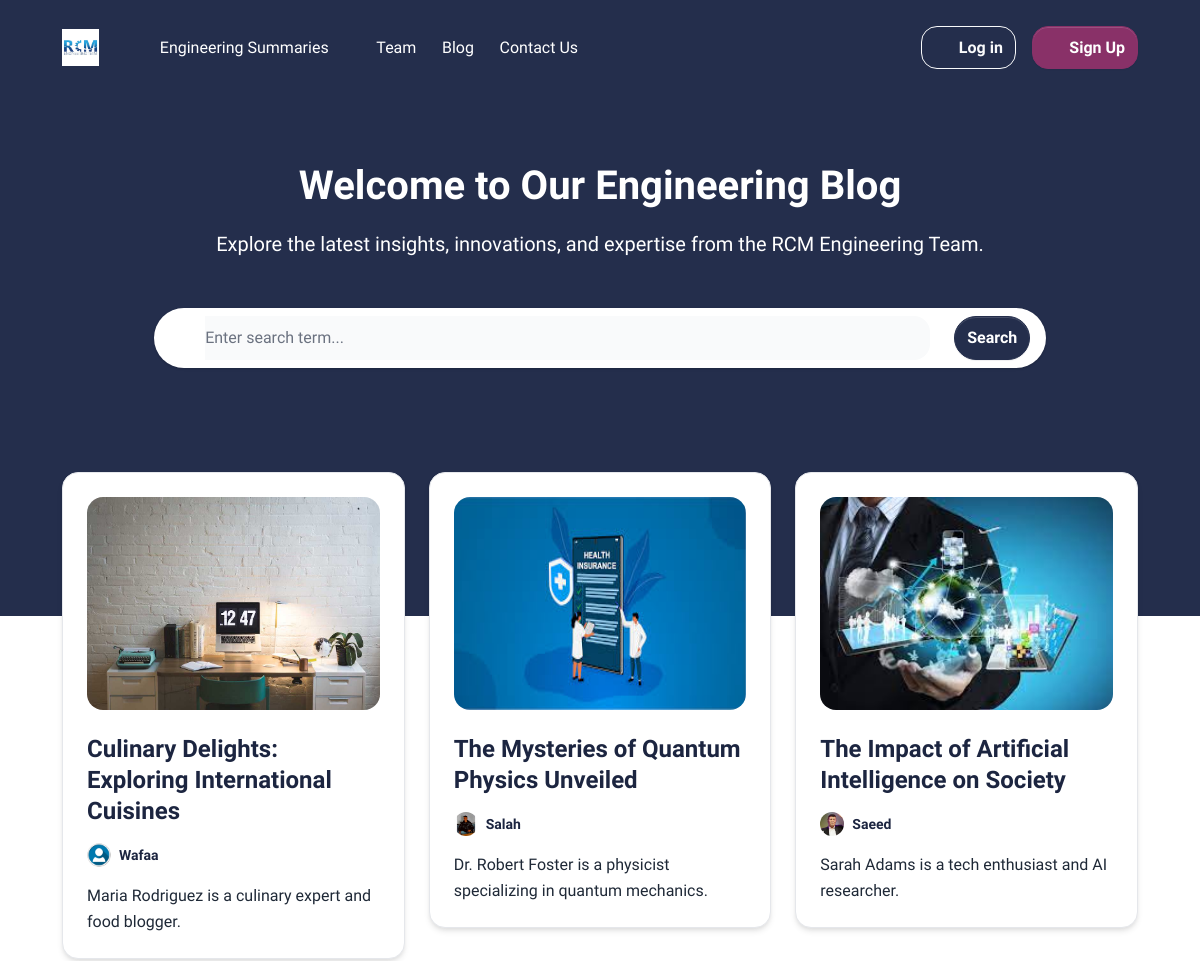
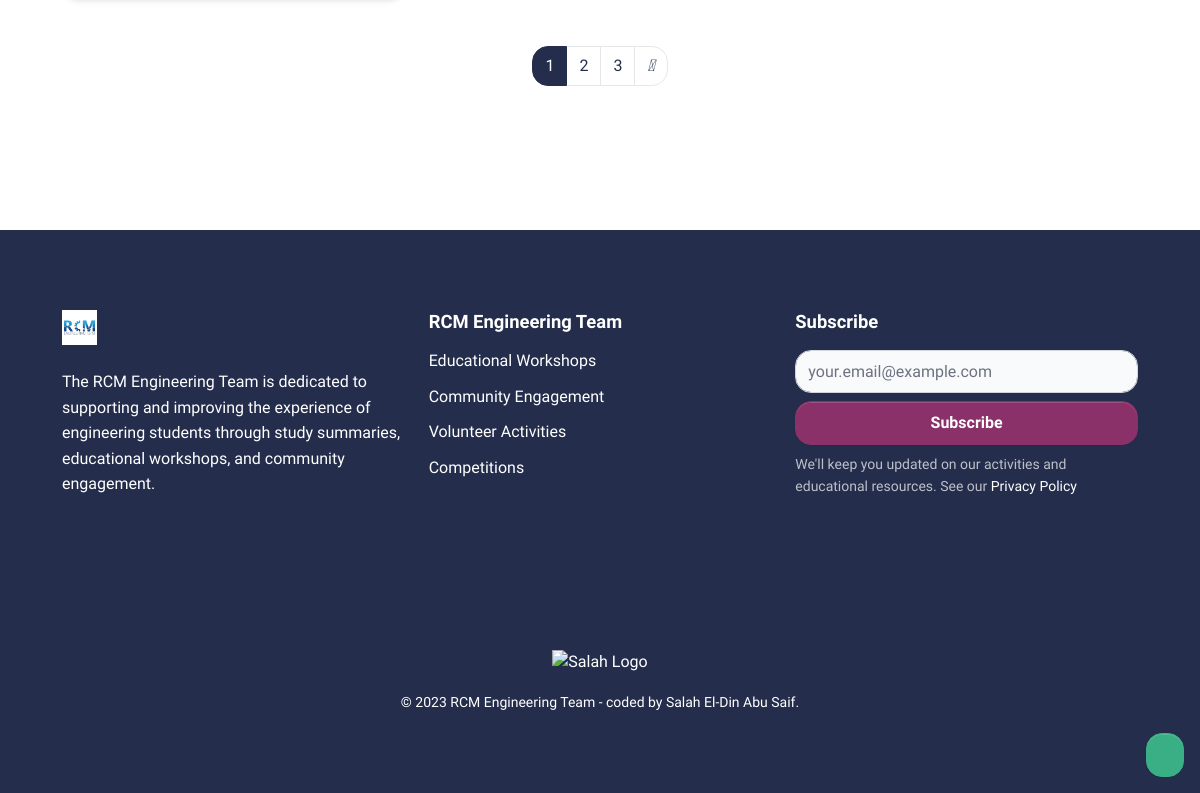
Screenshot of /blog/ with the database file from the repository (2 pictures, top to bottom).
### blog/models.py (models this page shows, shortened)
class Post(models.Model):
    author = models.ForeignKey(User, on_delete=models.CASCADE)
    title = models.CharField(max_length=200)
    category = models.ForeignKey(Category, on_delete=models.CASCADE)
    content = models.TextField()
    bio = models.TextField(blank=True , max_length=300 )
    image = models.ImageField(upload_to = 'BackgroundPost/')
    publish_date = models.DateTimeField(blank=True, null=True)
    created_at = models.DateTimeField(auto_now_add=True)
    updated_at = models.DateTimeField(auto_now=True)

### authentication/models.py (models this page shows, shortened)
class Profile(models.Model):
    GENDER_MALE = 1
    GENDER_FEMALE = 2
    GENDER_CHOICES = [
        (GENDER_MALE, _("Male")),
        (GENDER_FEMALE, _("Female")),
    ]
    user = models.OneToOneField(User, related_name="profile", on_delete=models.CASCADE)
    avatar = models.ImageField(upload_to="customers/profiles/avatars/", null=True, blank=True)
    birthday = models.DateField(null=True, blank=True)
    gender = models.PositiveSmallIntegerField(choices=GENDER_CHOICES, null=True, blank=True)
    phone = models.CharField(max_length=32, null=True, blank=True)
    address = models.CharField(max_length=255, null=True, blank=True)
    university_name = models.CharField(max_length=255, null=True, blank=True)
    university_major_name = models.CharField(max_length=255, null=True, blank=True)
    bio = models.TextField(max_length=5000, null=True)
    created_at = models.DateTimeField(auto_now_add=True)
    updated_at = models.DateTimeField(auto_now=True)
    class Meta:
        verbose_name = _('Profile')
        verbose_name_plural = _('Profiles')
    @property
    def get_avatar(self):
        return self.avatar.url if self.avatar else static('img/user.png')

### blog/views.py (the view)
# urls.py: path('', views.post_list, name='post_list'),
def post_list(request):
    posts = Post.objects.all().order_by('-publish_date')
    categories = Category.objects.all()
    query = request.GET.get("q")
    if query:
        posts = posts.filter(
            Q(title__icontains=query) |
            Q(content__icontains=query) |
            Q(author__username__icontains=query)
        ).distinct()
    recent_posts = Post.objects.order_by('-created_at')[:4]
    paginator = Paginator(posts, 3)
    page_number = request.GET.get('page')
    page_obj = paginator.get_page(page_number)
    categories = [post.category for post in posts]
    category_counts = dict(Counter(categories))
    context = {
        'postss': page_obj,
        'recent_posts': recent_posts,
        'categories': categories,
        'category_counts': category_counts
        }
    return render(request, 'blog/post_list.html', context)

### templates/blog/post_list.html (shortened to what this page needs)
{% extends 'base.html' %}
{% load static %}
{% block content %}
    {% include 'includes/header.html' %}
    <main>
        <section class="section-header bg-primary pb-9 pb-lg-10 text-white">
            <div class="container">
                <div class="row justify-content-center">
                    <div class="col-12 col-md-10 text-center">
                        <h1 class="mb-3">
                            Welcome to Our Engineering Blog
                        </h1>
                        <p class="lead px-lg-5 mb-5">
                            Explore the latest insights, innovations, and expertise from the RCM Engineering Team.
                        </p>
                        <form method="GET" action="{% url 'search_posts' %}">
                            <div class="form-group bg-white shadow-soft rounded-pill mb-4 px-3 py-2">
                                <div class="row align-items-center">
                                    <div class="col">
                                        <div class="input-group input-group-merge shadow-none">
                                            <div class="input-group-text bg-transparent border-0">
                                                <span class="fas fa-search"></span>
                                            </div>
                                            <input type="text" name="q" class="form-control border-0 form-control-flush shadow-none pb-2" placeholder="Enter search term..."  maxlength="125" required>
                                        </div>
                                    </div>
                                    <div class="col-auto">
                                        <button type="submit" id="button-search" class="btn btn-block btn-primary rounded-pill">
                                            Search
                                        </button>
                                    </div>
                                </div>
                            </div>
                        </form>
                    </div>
                </div>
            </div>
        </section>
        <section class="section section-lg line-bottom-light">
            <div class="container mt-n10 mt-lg-n12 z-2">
                <div class="row">
                        {% if postss %}
                            {% for post in postss %}
                                <div class="col-12 col-md-6 col-lg-4 mb-4 mb-lg-5">
                                    <div class="card shadow bg-white border-gray-300 p-4 rounded">
                                        <a href="{% url 'post_detail' post.id %}">
                                            <img src="{{ post.image.url }}" style="height: 213px; width: 920px" class="card-img-top rounded" alt="{{ post.title }}">
                                        </a>
                                        <div class="card-body p-0 pt-4">
                                            <a href="{% url 'post_detail' post.id %}" class="h4">
                                                {{ post.title }}
                                            </a>
                                            <a href="{% url "profile" post.author.id %}" class="d-flex align-items-center my-3">
                                                <img class="avatar avatar-sm rounded-circle" src="{{ post.author.profile.get_avatar }}" alt="{{ post.author.profile.get_full_name }}">
                                                <h3 class="h6 small ms-2 mb-0">
                                                    {{ post.author.username }}
                                                </h3>
                                            </a>
                                            <p class="mb-0">
                                                {{ post.bio }}
                                            </p>
                                        </div>
                                    </div>
                                </div>
                            {% endfor %}
                            <nav class="blog-pagination justify-content-center d-flex">
                                {% if postss.has_other_pages %}
                                    <div class="pagination_wrap">
                                        <ul class="pagination">
                                            {% for i in postss.paginator.page_range %}
                                                <li class="page-item {% if postss.number == i %}active{% endif %}">
                                                <a href="?page={{ i }}" class="page-link">{{ i }}</a>
                                                </li>
                                            {% endfor %}
                                            {% if postss.has_next %}
                                                <li class="page-item">
                                                <a href="?page={{ postss.next_page_number }}" class="page-link" aria-label="Next">
                                                    <i class="fa-solid fa-chevron-right"></i>
                                                </a>
                                                </li>
                                            {% endif %}
                                        </ul>
                                    </div>
                                {% endif %}
                            </nav>
                        {% else %}
                            <p>No posts available.</p>
                        {% endif %}
                    </div>
                </div>
        </section>
    </main>
{% endblock %}

### rows the page displays
Post: image (picture), title "Culinary Delights: Exploring International Cuisines", shows a picture, author.username "Wafaa", bio "Maria Rodriguez is a culinary expert and food blogger."
Post: image (picture), title "The Mysteries of Quantum Physics Unveiled", author.profile.get_avatar (picture), author.username "Salah", bio "Dr. Robert Foster is a physicist specializing in quantum mechanics."
Post: image (picture), title "The Impact of Artificial Intelligence on Society", author.profile.get_avatar (picture), author.username "Saeed", bio "Sarah Adams is a tech enthusiast and AI researcher."

### other values shown
{{ i }} "1" "2" "3"
